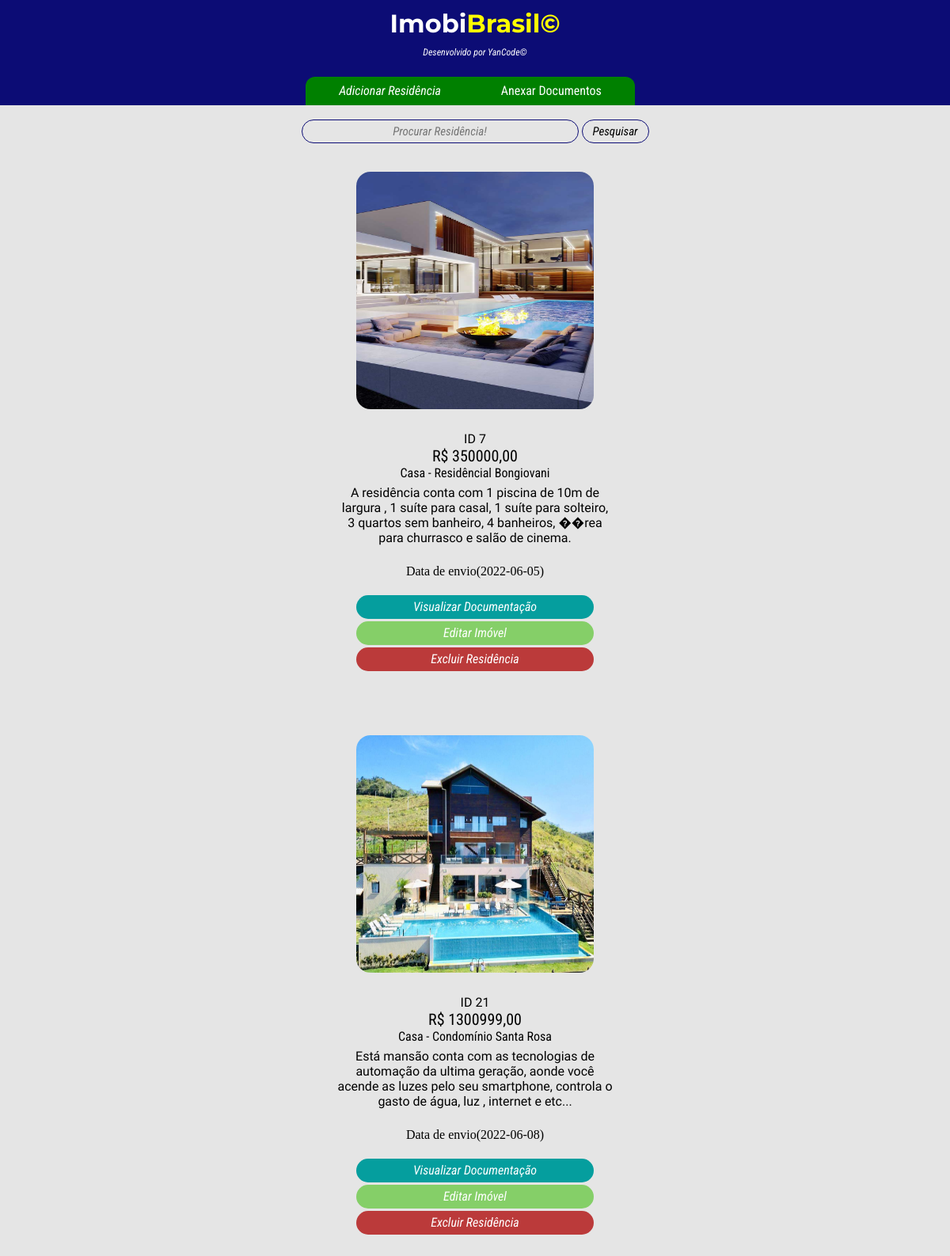
/php/index.php, run on the app's committed database.
### tables this page shows
CREATE TABLE IF NOT EXISTS `imoveis` (
  `imo_id` int(11) NOT NULL AUTO_INCREMENT,
  `imo_titulo` varchar(150) NOT NULL,
  `imo_desc` varchar(250) NOT NULL,
  `imo_preco` int(20) NOT NULL,
  `imo_img_local` varchar(200) NOT NULL,
  `imo_data_up` date NOT NULL,
  PRIMARY KEY (`imo_id`)
);

### php/index.php (the view, shortened to what this page needs)
<!DOCTYPE html>
<html lang="pt-br">
<head>
    <link rel="stylesheet" href="../css/index.css">
</head>
<body>
    <center>
<header>
        <a href='https://www.imobibrasil.com.br/' class='imobi'><h1>Imobi<a class='brasil'>Brasil©</h1></a></a>
        <a class='creditos' href='https://www.linkedin.com/in/yan-pablo-rodrigues-54a661226/'>Desenvolvido por YanCode©</a>
        <a class="imoveis-doc" id="imoveis-doc" href="../php/imoveis-cadastro.php">Adicionar Residência</a>
        <a class="imoveis-anexar" id="imoveis-anexar" href="../php/midias-cadastro.php">Anexar Documentos</a>
</header>
<br><form action="" method="post">
        <input type="text" name="pesquisa" placeholder="Procurar Residência!">
        <input type="submit" name="enviar" value="Pesquisar">
</form><br>
<?php
$cnx = new mysqli('localhost', 'root', '', 'imobiliaria');
if(isset($_POST["pesquisa"])){
    $pesquisa = $_POST["pesquisa"];
    $sql = "SELECT * FROM imoveis WHERE imo_titulo LIKE \"%$pesquisa%\"";
}else{
    $sql = "SELECT * FROM imoveis";
}
$result = mysqli_query($cnx,$sql);
while($obj = mysqli_fetch_array($result)){
 $id = $obj[0];
 $titulo = $obj[1];
 $desc = $obj[2];
 $preco = $obj[3];
 $img_local = $obj[4];
 $data_up = $obj[5];
if($img_local != ''){
    echo "<br><img src='$img_local' class='img-imovel'>";
}
 echo "<div class='imoveis-info' id='imoveis-info'>";
 echo "<a class='imo-id'>ID $id</a><br>";
 echo "<a class='imo-preco'>R$ $preco,00</a><br>";
 echo "<a class='imo-titulo'>$titulo</a><br>";
 echo "<a class='imo-desc'>$desc<a><br>";
 echo "<a class='imo-data'>Data de envio($data_up)</a><br><br>";
 echo "<a href='imoveis-midias.php?imo_id=$id' class='visualizar'>Visualizar Documentação</a>";
 echo "<a href='imoveis-edicao.php?imo_id=$id' class='editar-res'>Editar Imóvel</a>";
 echo "<a href='imoveis-excluir.php?imo_id=$id' class='excluir-res'>Excluir Residência</a><br><br>";
 echo "</div>";
}
?>
</center>
</body>
</html>

### css/index.css (style rules this page uses)
* { top: 0; box-sizing: border-box; margin: 0; }
.creditos { display: block; font-size: 12px; color: white; cursor: pointer; text-decoration: none; font-style: italic; }
.imoveis-doc { border-top-left-radius: 1vw; display: inline-flex; background-color: green; padding: 0.7vw 3.5vw; color: white; cursor: pointer; font-style: italic; text-decoration: none; margin: -1vw; }
.imoveis-anexar { border-top-right-radius: 1vw; display: inline-flex; background-color: green; padding: 0.7vw 3.5vw; color: white; cursor: pointer; text-decoration: none; margin-top: 2vw; }
.imoveis-info { margin: 2vw; }
.img-imovel { position: relative; width: 300px; height: 300px; border-radius: 1.5vw; }
.imobi { text-decoration: none; color: white; cursor: pointer; }
h1 { color: white; text-decoration: none; font-family: 'Montserrat', sans-serif; padding: 10px; cursor: pointer; }
.brasil { text-decoration: none; color: yellow; }
header { font-family: 'Roboto Condensed', sans-serif; background-color: rgb(12, 12, 117); color: white; }
input[type="text"] { position: relative; width: 350px; height: 30px; text-align: center; border-radius: 50px; border: 0.1vw solid rgb(12, 12, 117); font-family: 'Roboto Condensed', sans-serif; font-size: 15px; color: black; cursor: pointer; font-style: italic; background-color: #e5e5e5; }
input[type="submit"] { position: relative; width: 85px; height: 30px; text-align: center; border-radius: 50px; border: 0.1vw solid rgb(12, 12, 117); font-family: 'Roboto Condensed', sans-serif; font-size: 15px; background-color: #e5e5e5; color: black; cursor: pointer; font-style: italic; }
.visualizar { position: relative; background-color: rgb(5, 158, 158); display: block; width: 300px; height: 30px; padding-top: 5px ; margin: 3px; text-decoration: none; border-radius: 2vw; color: white; font-family: 'Roboto Condensed', sans-serif; font-style: italic; }
.excluir-res { position: relative; background-color: rgb(187, 58, 58); display: block; width: 300px; height: 30px; padding-top: 5px ; margin: 3px; text-decoration: none; border-radius: 2vw; color: white; font-family: 'Roboto Condensed', sans-serif; font-style: italic; }
.imo-desc { position: relative; display: block; width: 30vw; padding: 0.5vw; font-family: 'Gentium Plus', serif; }
.imo-titulo { font-family: 'Roboto Condensed', sans-serif; }
.imo-preco { font-family:'Roboto Condensed', sans-serif; font-size: 20px; }
body { background-color: #e5e5e5; }
.imo-id { font-family: 'Gentium Plus', serif; color: black; }
.editar-res { position: relative; background-color: rgb(133, 207, 104); display: block; width: 300px; height: 30px; padding-top: 5px ; margin: 3px; text-decoration: none; border-radius: 2vw; color: white; font-family: 'Roboto Condensed', sans-serif; font-style: italic; }

### data on the page
imoveis: imo_img_local (picture), imo_id "7", imo_preco "350000", imo_titulo "Casa - Residêncial Bongiovani", imo_desc "A residência conta com 1 piscina de 10m de largura , 1 suíte para casal, 1 suíte para solteiro, 3 quartos sem banheiro, 4 banheiros, ��rea para churrasco e salão de cinema.", imo_data_up "2022-06-05"
imoveis: imo_img_local (picture), imo_id "21", imo_preco "1300999", imo_titulo "Casa - Condomínio Santa Rosa", imo_desc "Está mansão conta com as tecnologias de automação da ultima geração, aonde você acende as luzes pelo seu smartphone, controla o gasto de água, luz , internet e etc...", imo_data_up "2022-06-08"
